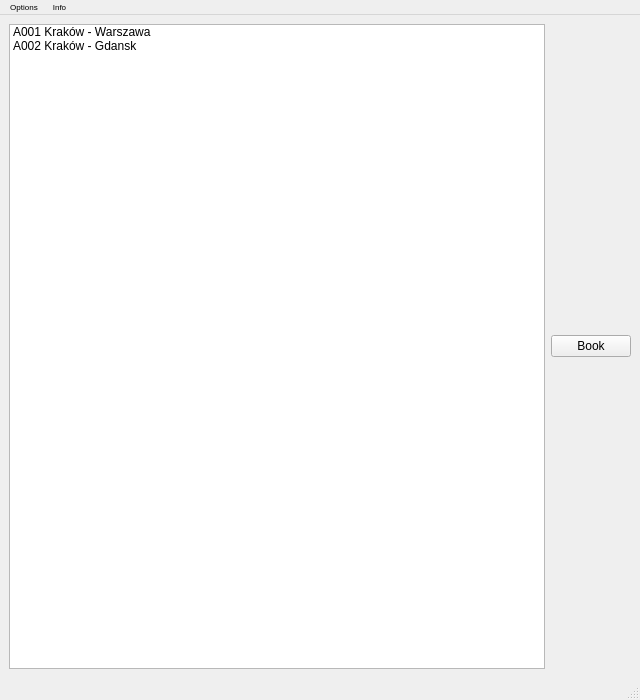
<?xml version="1.0" encoding="UTF-8"?>
<ui version="4.0">
 <class>MainWindow</class>
 <widget class="QMainWindow" name="MainWindow">
  <property name="geometry">
   <rect>
    <x>0</x>
    <y>0</y>
    <width>640</width>
    <height>700</height>
   </rect>
  </property>
  <property name="sizePolicy">
   <sizepolicy hsizetype="Fixed" vsizetype="Fixed">
    <horstretch>0</horstretch>
    <verstretch>0</verstretch>
   </sizepolicy>
  </property>
  <property name="minimumSize">
   <size>
    <width>640</width>
    <height>700</height>
   </size>
  </property>
  <property name="windowTitle">
   <string>MainWindow</string>
  </property>
  <widget class="QWidget" name="Centralwidget">
   <layout class="QHBoxLayout" name="horizontalLayout">
    <item>
     <widget class="QListWidget" name="listWidget">
      <item>
       <property name="text">
        <string>A001 Kraków - Warszawa</string>
       </property>
      </item>
      <item>
       <property name="text">
        <string>A002 Kraków - Gdansk</string>
       </property>
      </item>
     </widget>
    </item>
    <item>
     <widget class="QPushButton" name="pushButton">
      <property name="enabled">
       <bool>true</bool>
      </property>
      <property name="text">
       <string>Book</string>
      </property>
      <property name="autoDefault">
       <bool>false</bool>
      </property>
      <property name="default">
       <bool>false</bool>
      </property>
      <property name="flat">
       <bool>false</bool>
      </property>
     </widget>
    </item>
   </layout>
  </widget>
  <widget class="QMenuBar" name="menubar">
   <property name="geometry">
    <rect>
     <x>0</x>
     <y>0</y>
     <width>640</width>
     <height>13</height>
    </rect>
   </property>
   <property name="font">
    <font>
     <pointsize>6</pointsize>
    </font>
   </property>
   <property name="toolTip">
    <string notr="true"/>
   </property>
   <property name="statusTip">
    <string notr="true"/>
   </property>
   <property name="whatsThis">
    <string notr="true"/>
   </property>
   <property name="accessibleName">
    <string notr="true"/>
   </property>
   <property name="accessibleDescription">
    <string notr="true"/>
   </property>
   <property name="locale">
    <locale language="English" country="UnitedStates"/>
   </property>
   <widget class="QMenu" name="menuOpcje">
    <property name="locale">
     <locale language="English" country="UnitedStates"/>
    </property>
    <property name="title">
     <string>Options</string>
    </property>
    <addaction name="actionMain"/>
    <addaction name="actionAdd_flight"/>
   </widget>
   <widget class="QMenu" name="menuInfo">
    <property name="title">
     <string>Info</string>
    </property>
   </widget>
   <addaction name="menuOpcje"/>
   <addaction name="menuInfo"/>
  </widget>
  <widget class="QStatusBar" name="statusbar"/>
  <action name="actionMain">
   <property name="text">
    <string>Main</string>
   </property>
   <property name="font">
    <font>
     <pointsize>6</pointsize>
    </font>
   </property>
  </action>
  <action name="actionAdd_flight">
   <property name="text">
    <string>Add flight</string>
   </property>
   <property name="font">
    <font>
     <pointsize>6</pointsize>
    </font>
   </property>
  </action>
 </widget>
 <resources/>
 <connections/>
</ui>
